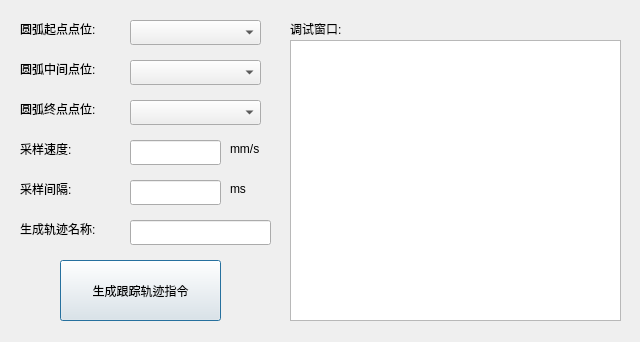
<?xml version="1.0" encoding="UTF-8"?>
<ui version="4.0">
 <class>keycreatcDlg</class>
 <widget class="QDialog" name="keycreatcDlg">
  <property name="geometry">
   <rect>
    <x>0</x>
    <y>0</y>
    <width>640</width>
    <height>342</height>
   </rect>
  </property>
  <property name="windowTitle">
   <string>Dialog</string>
  </property>
  <widget class="QLabel" name="label_18">
   <property name="geometry">
    <rect>
     <x>20</x>
     <y>60</y>
     <width>101</width>
     <height>17</height>
    </rect>
   </property>
   <property name="text">
    <string>圆弧中间点位:</string>
   </property>
  </widget>
  <widget class="QComboBox" name="pos3comboBox">
   <property name="geometry">
    <rect>
     <x>130</x>
     <y>100</y>
     <width>131</width>
     <height>25</height>
    </rect>
   </property>
  </widget>
  <widget class="QLabel" name="label_19">
   <property name="geometry">
    <rect>
     <x>20</x>
     <y>100</y>
     <width>101</width>
     <height>17</height>
    </rect>
   </property>
   <property name="text">
    <string>圆弧终点点位:</string>
   </property>
  </widget>
  <widget class="QComboBox" name="pos1comboBox">
   <property name="geometry">
    <rect>
     <x>130</x>
     <y>20</y>
     <width>131</width>
     <height>25</height>
    </rect>
   </property>
  </widget>
  <widget class="QLabel" name="label">
   <property name="geometry">
    <rect>
     <x>290</x>
     <y>20</y>
     <width>67</width>
     <height>17</height>
    </rect>
   </property>
   <property name="text">
    <string>调试窗口:</string>
   </property>
  </widget>
  <widget class="QTextBrowser" name="record">
   <property name="geometry">
    <rect>
     <x>290</x>
     <y>40</y>
     <width>331</width>
     <height>281</height>
    </rect>
   </property>
  </widget>
  <widget class="QLabel" name="label_17">
   <property name="geometry">
    <rect>
     <x>20</x>
     <y>20</y>
     <width>101</width>
     <height>17</height>
    </rect>
   </property>
   <property name="text">
    <string>圆弧起点点位:</string>
   </property>
  </widget>
  <widget class="QComboBox" name="pos2comboBox">
   <property name="geometry">
    <rect>
     <x>130</x>
     <y>60</y>
     <width>131</width>
     <height>25</height>
    </rect>
   </property>
  </widget>
  <widget class="QLabel" name="label_10">
   <property name="geometry">
    <rect>
     <x>230</x>
     <y>180</y>
     <width>41</width>
     <height>17</height>
    </rect>
   </property>
   <property name="text">
    <string>ms</string>
   </property>
  </widget>
  <widget class="QLabel" name="label_9">
   <property name="geometry">
    <rect>
     <x>230</x>
     <y>140</y>
     <width>41</width>
     <height>17</height>
    </rect>
   </property>
   <property name="text">
    <string>mm/s</string>
   </property>
  </widget>
  <widget class="QLineEdit" name="creatcspeedlineEdit">
   <property name="geometry">
    <rect>
     <x>130</x>
     <y>140</y>
     <width>91</width>
     <height>25</height>
    </rect>
   </property>
  </widget>
  <widget class="QLabel" name="label_11">
   <property name="geometry">
    <rect>
     <x>20</x>
     <y>220</y>
     <width>101</width>
     <height>17</height>
    </rect>
   </property>
   <property name="text">
    <string>生成轨迹名称:</string>
   </property>
  </widget>
  <widget class="QLineEdit" name="creatcnamelineEdit">
   <property name="geometry">
    <rect>
     <x>130</x>
     <y>220</y>
     <width>141</width>
     <height>25</height>
    </rect>
   </property>
  </widget>
  <widget class="QLineEdit" name="creatctimelineEdit">
   <property name="geometry">
    <rect>
     <x>130</x>
     <y>180</y>
     <width>91</width>
     <height>25</height>
    </rect>
   </property>
  </widget>
  <widget class="QLabel" name="label_7">
   <property name="geometry">
    <rect>
     <x>20</x>
     <y>140</y>
     <width>71</width>
     <height>17</height>
    </rect>
   </property>
   <property name="text">
    <string>采样速度:</string>
   </property>
  </widget>
  <widget class="QLabel" name="label_8">
   <property name="geometry">
    <rect>
     <x>20</x>
     <y>180</y>
     <width>71</width>
     <height>17</height>
    </rect>
   </property>
   <property name="text">
    <string>采样间隔:</string>
   </property>
  </widget>
  <widget class="QPushButton" name="creatcBtn">
   <property name="geometry">
    <rect>
     <x>60</x>
     <y>260</y>
     <width>161</width>
     <height>61</height>
    </rect>
   </property>
   <property name="text">
    <string>生成跟踪轨迹指令</string>
   </property>
  </widget>
 </widget>
 <resources/>
 <connections/>
</ui>
